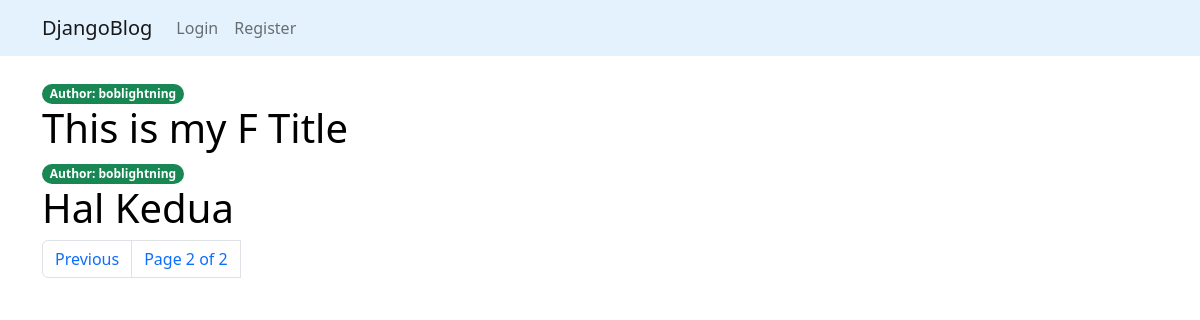
Screenshot of /?page=2 with the database file from the repository.
### articles/models.py (models this page shows, shortened)
class Article(models.Model):
    title = models.CharField(max_length=200)
    description = models.TextField()
    slug = models.SlugField(max_length=100, unique=True)
    published = models.DateTimeField(auto_now_add=True)
    author = models.ForeignKey(User, on_delete=models.CASCADE)

### articles/views.py (the view)
# urls.py: path('', article_list, name = 'article_list'),
def article_list(request):
    article_list = Article.objects.all().order_by('-published')
    paginator = Paginator(article_list, 3)
    page = request.GET.get('page')
    try:
        article = paginator.page(page)
    except PageNotAnInteger:
        article = paginator.page(1)
    except EmptyPage:
        article = paginator.page(paginator.num_pages)
    return render(request, 'articles.html', {'article_list':article, 'page':page})

### articles/templates/articles.html (shortened to what this page needs)
    {% extends 'base.html' %}
    {% block body %}
    <div class="container mt-4">
        {% for article in article_list %}
            <span class="badge rounded-pill bg-success"> Author: {{article.author}}</span>
            <h1><a class="link-style" href="{% url 'article_details' article.slug %}">{{article.title}}</a></h1>
        {% endfor %}
        {% include 'account/pagination.html' with page=article_list %}
    </div>
    {% endblock  %}

### articles/templates/articles.html (style rules this page uses)
.link-style { text-decoration: none; color: black; }

### rows the page displays
Article: author "boblightning", title "This is my F Title"
Article: author "boblightning", title "Hal Kedua"

### other values shown
{{ page.number }} "2"
{{ page.paginator.num_pages }} "2"
